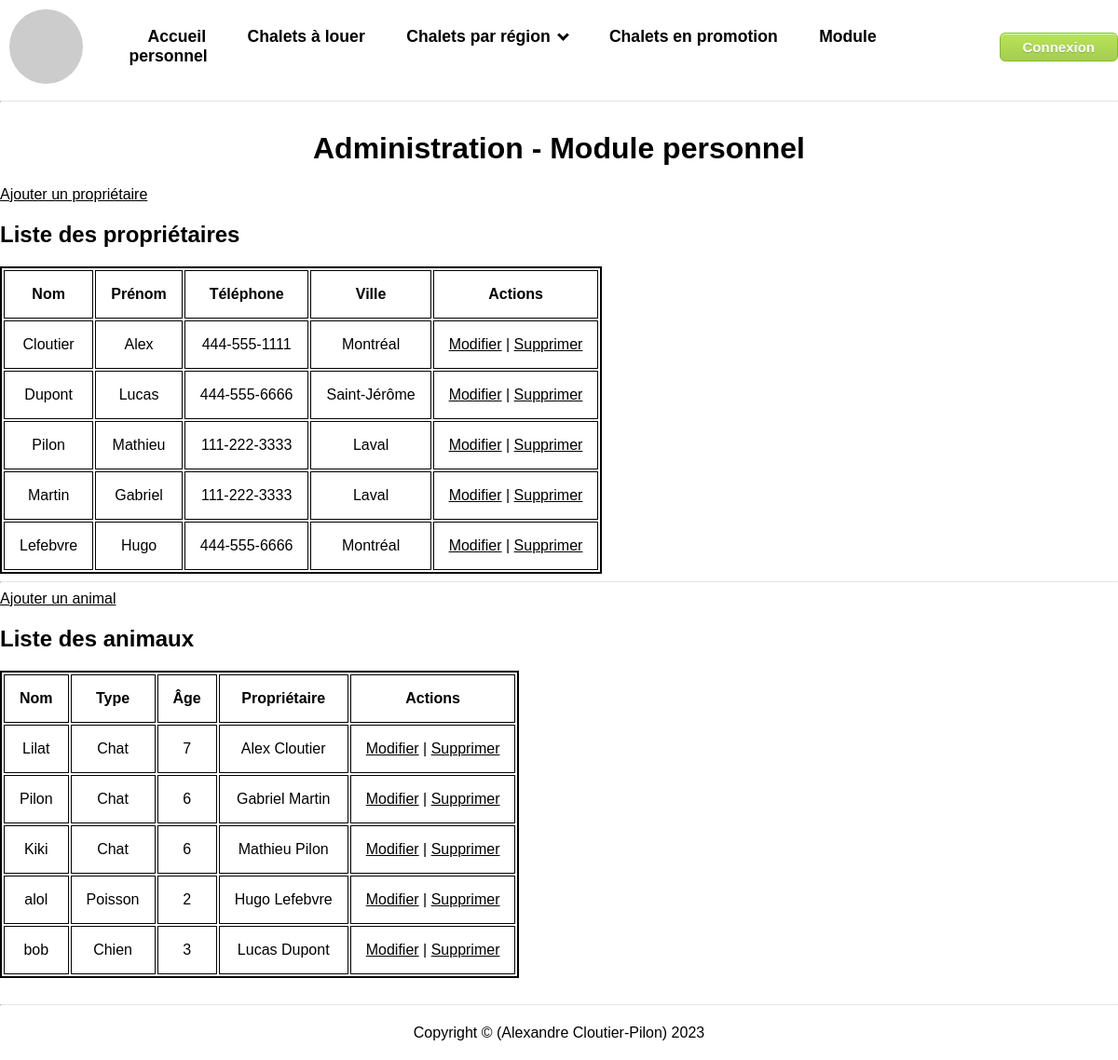
/administration_module_personnel.php, run on the app's committed database.
### tables this page shows
CREATE TABLE `proprietaires` (
  `id` int NOT NULL,
  `nom` varchar(50) NOT NULL,
  `prenom` varchar(50) NOT NULL,
  `telephone` varchar(50) NOT NULL,
  `ville` varchar(50) NOT NULL
);

CREATE TABLE `animaux` (
  `id` int NOT NULL,
  `animal_nom` varchar(50) NOT NULL,
  `type` varchar(50) NOT NULL,
  `age` varchar(50) NOT NULL,
  `fk_proprietaires` int NOT NULL
);

### controlleurs/proprietaires.php (called while the page is built, shortened)
<?php
require_once 'modeles/proprietaires.php';
class ControlleurProprietaire {
    function afficherTableauAvecBoutonsAction() {
        require './vues/proprietaires/proprietaire-tableau-avec-bouton-actions.php';
    }
}
?>

### modeles/proprietaires.php (called while the page is built, shortened)
<?php
require_once './modeles/animaux.php';
class modele_proprietaire {
    public function __construct($id, $nom, $prenom, $telephone, $ville) {
        $this->id = $id;
        $this->nom = $nom;
        $this->prenom = $prenom;
        $this->telephone = $telephone;
        $this->ville = $ville;
    }
    static function connecter() {
        $mysqli = new mysqli(Db::$host, Db::$username, Db::$password, Db::$database);
        return $mysqli;
    }
    public static function ObtenirTous() {
        $liste = [];
        $mysqli = self::connecter();
        $resultatRequete = $mysqli->query("SELECT id, nom, prenom, telephone, ville FROM proprietaires ORDER BY id");
        if ($resultatRequete) {
            while ($enregistrement = $resultatRequete->fetch_assoc()) {
                $liste[] = new modele_proprietaire($enregistrement['id'], $enregistrement['nom'], $enregistrement['prenom'], $enregistrement['telephone'], $enregistrement['ville']);
            }
        }
        return $liste;
    }
}
?>

### controlleurs/animaux.php (called while the page is built, shortened)
<?php
require_once 'modeles/animaux.php';
require_once 'controlleurs/proprietaires.php';
class ControlleurAnimal {
    function afficherTableauAvecBoutonsAction() {
        require './vues/animaux/animal-tableau-avec-bouton-actions.php';
    }
}
?>

### modeles/animaux.php (called while the page is built, shortened)
<?php
require_once "./include/config.php";
require_once 'controlleurs/proprietaires.php';
class modele_animal {
    public function __construct($id, $animal_nom, $type, $age, $fk_proprietaires, $proprietaire_prenom, $proprietaire_nom) {
        $this->id = $id;
        $this->animal_nom = $animal_nom;
        $this->type = $type;
        $this->age = $age;
        $this->proprietaire_prenom = $proprietaire_prenom;
        $this->proprietaire_nom = $proprietaire_nom;
    }
    static function connecter() {
        $mysqli = new mysqli(Db::$host, Db::$username, Db::$password, Db::$database);
        return $mysqli;
    }
    public static function ObtenirTous() {
        $liste = [];
        $mysqli = self::connecter();
        $resultatRequete = $mysqli->query("SELECT animaux.id, animaux.animal_nom, animaux.type, animaux.age, animaux.fk_proprietaires, proprietaires.prenom AS proprietaire_prenom, proprietaires.nom AS proprietaire_nom FROM animaux INNER JOIN proprietaires ON animaux.fk_proprietaires = proprietaires.id ORDER BY animaux.id;");
        if ($resultatRequete) {
            while ($enregistrement = $resultatRequete->fetch_assoc()) {
                $liste[] = new modele_animal($enregistrement['id'], $enregistrement['animal_nom'], $enregistrement['type'], $enregistrement['age'], $enregistrement['fk_proprietaires'], $enregistrement['proprietaire_prenom'], $enregistrement['proprietaire_nom']);
            }
        }
        return $liste;
    }
}
?>

### vues/animaux/animal-tableau-avec-bouton-actions.php (the view)
<?php
    $animaux = modele_animal::ObtenirTous();
?>
<h2>Liste des animaux</h2>
<table>
    <tr>
        <th>Nom</th>
        <th>Type</th>
        <th>Âge</th>
        <th>Propriétaire</th>
        <th>Actions</th>
    </tr>
    <?php
        foreach ($animaux as $animal) {
    ?>
        <tr>
            <td><?= $animal->animal_nom ?></td>
            <td><?= $animal->type ?></td>
            <td><?= $animal->age ?></td>
            <td><?= $animal->proprietaire_prenom?> <?=$animal->proprietaire_nom?></td>
            <td>
                <a href="edition_animal.php?id=<?= $animal->id ?>">Modifier</a>
                |
                <a href="suppression_animal.php?id=<?= $animal->id ?>">Supprimer</a>
            </td>
        </tr>
    <?php
        }
    ?>
</table>

### vues/proprietaires/proprietaire-tableau-avec-bouton-actions.php
<?php
    $proprietaires = modele_proprietaire::ObtenirTous();
?>
<h2>Liste des propriétaires</h2>
<table>
    <tr>
        <th>Nom</th>
        <th>Prénom</th>
        <th>Téléphone</th>
        <th>Ville</th>
        <th>Actions</th>
    </tr>
    <?php
        foreach ($proprietaires as $proprietaire) {
    ?>
        <tr>
            <td><?= $proprietaire->nom ?></td>
            <td><?= $proprietaire->prenom ?></td>
            <td><?= $proprietaire->telephone ?></td>
            <td><?= $proprietaire->ville ?></td>
            <td>
                <a href="edition_proprietaire.php?id=<?= $proprietaire->id ?>">Modifier</a>
                |
                <a href="suppression_proprietaire.php?id=<?= $proprietaire->id ?>">Supprimer</a>
            </td>
        </tr>
    <?php
        }
    ?>
</table>

### css/styles.css (style rules this page uses)
html { margin:0; padding:0 }
body { margin: 100px 0 0 0; padding: 20px 0; font-family: Arial, sans-serif; }
.light-mode, .light-mode a, .light-mode header { background-color: white; color: black; }
table { border: 2px solid black; text-align: center; }
th,td { border: 1px solid black; padding: 1rem; }

### data on the page
proprietaires: nom "Cloutier", prenom "Alex", telephone "444-555-1111", ville "Montréal"
proprietaires: nom "Dupont", prenom "Lucas", telephone "444-555-6666", ville "Saint-Jérôme"
proprietaires: nom "Pilon", prenom "Mathieu", telephone "111-222-3333", ville "Laval"
proprietaires: nom "Martin", prenom "Gabriel", telephone "111-222-3333", ville "Laval"
proprietaires: nom "Lefebvre", prenom "Hugo", telephone "444-555-6666", ville "Montréal"
animaux: animal_nom "Lilat", type "Chat", age "7", fk_proprietaires.prenom "Alex", fk_proprietaires.nom "Cloutier"
animaux: animal_nom "Pilon", type "Chat", age "6", fk_proprietaires.prenom "Gabriel", fk_proprietaires.nom "Martin"
animaux: animal_nom "Kiki", type "Chat", age "6", fk_proprietaires.prenom "Mathieu", fk_proprietaires.nom "Pilon"
animaux: animal_nom "alol", type "Poisson", age "2", fk_proprietaires.prenom "Hugo", fk_proprietaires.nom "Lefebvre"
animaux: animal_nom "bob", type "Chien", age "3", fk_proprietaires.prenom "Lucas", fk_proprietaires.nom "Dupont"
